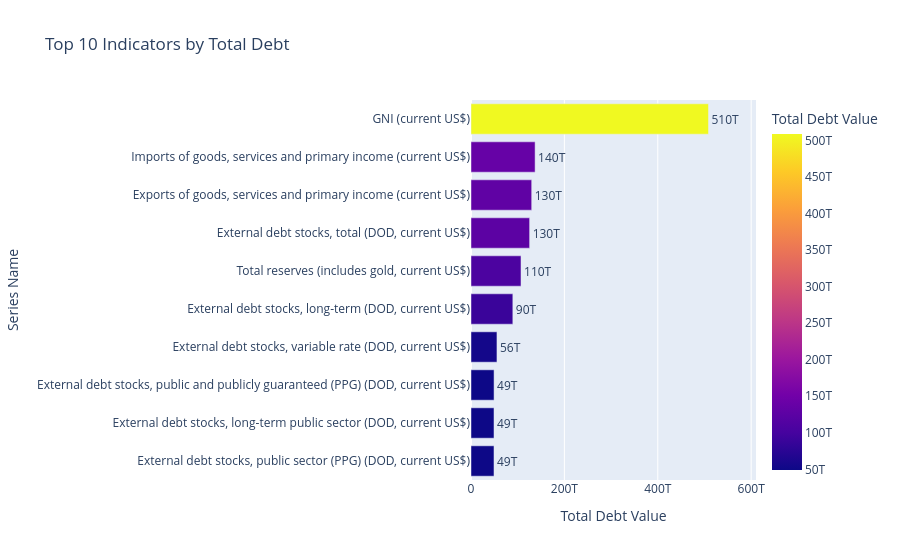

Here is the notebook cell this chart was saved with:
### Code cell
fig = px.bar(indicator_debt.head(10), x='Total Debt Value', y='Series Name',
             title='Top 10 Indicators by Total Debt',
             orientation='h',
             color='Total Debt Value',
             text='Total Debt Value')

fig.update_traces(texttemplate='%{text:.2s}', textposition='outside')
fig.update_layout(
    yaxis={'categoryorder': 'total ascending'},
    xaxis_range=[0, indicator_debt['Total Debt Value'].max() * 1.2],
    margin=dict(l=300)
)

fig.show()

### Figure 1 — Plotly figure (JSON) as saved in the notebook; plotly's stock layout.template omitted (floating-point values rounded to 4 significant figures)
{"data": [{"hovertemplate": "Total Debt Value=%{marker.color}<br>Series Name=%{y}<extra></extra>", "legendgroup": "", "marker": {"color": [508600000000000.0, 137300000000000.0, 130000000000000.0, 125500000000000.0, 107100000000000.0, 89600000000000.0, 55610000000000.0, 49390000000000.0, 49230000000000.0, 49210000000000.0], "coloraxis": "coloraxis", "pattern": {"shape": ""}}, "name": "", "orientation": "h", "showlegend": false, "text": [508600000000000.0, 137300000000000.0, 130000000000000.0, 125500000000000.0, 107100000000000.0, 89600000000000.0, 55610000000000.0, 49390000000000.0, 49230000000000.0, 49210000000000.0], "textposition": "outside", "texttemplate": "%{text:.2s}", "type": "bar", "x": [508600000000000.0, 137300000000000.0, 130000000000000.0, 125500000000000.0, 107100000000000.0, 89600000000000.0, 55610000000000.0, 49390000000000.0, 49230000000000.0, 49210000000000.0], "xaxis": "x", "y": ["GNI (current US$)", "Imports of goods, services and primary income (current US$)", "Exports of goods, services and primary income (current US$)", "External debt stocks, total (DOD, current US$)", "Total reserves (includes gold, current US$)", "External debt stocks, long-term (DOD, current US$)", "External debt stocks, variable rate (DOD, current US$)", "External debt stocks, public and publicly guaranteed (PPG) (DOD, current US$)", "External debt stocks, long-term public sector (DOD, current US$)", "External debt stocks, public sector (PPG) (DOD, current US$)"], "yaxis": "y"}], "layout": {"barmode": "relative", "coloraxis": {"colorbar": {"title": {"text": "Total Debt Value"}}, "colorscale": [[0, "#0d0887"], [0.1111, "#46039f"], [0.2222, "#7201a8"], [0.3333, "#9c179e"], [0.4444, "#bd3786"], [0.5556, "#d8576b"], [0.6667, "#ed7953"], [0.7778, "#fb9f3a"], [0.8889, "#fdca26"], [1, "#f0f921"]]}, "legend": {"tracegroupgap": 0}, "margin": {"l": 300}, "title": {"text": "Top 10 Indicators by Total Debt"}, "xaxis": {"anchor": "y", "domain": [0, 1], "range": [0, 610300000000000.0], "title": {"text": "Total Debt Value"}}, "yaxis": {"anchor": "x", "categoryorder": "total ascending", "domain": [0, 1], "title": {"text": "Series Name"}}}}
